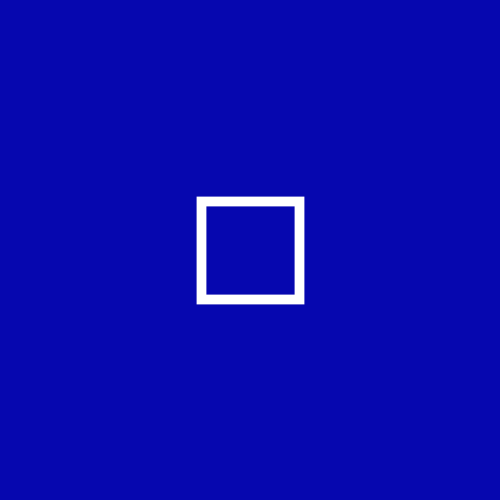
Frame 1 (no input)
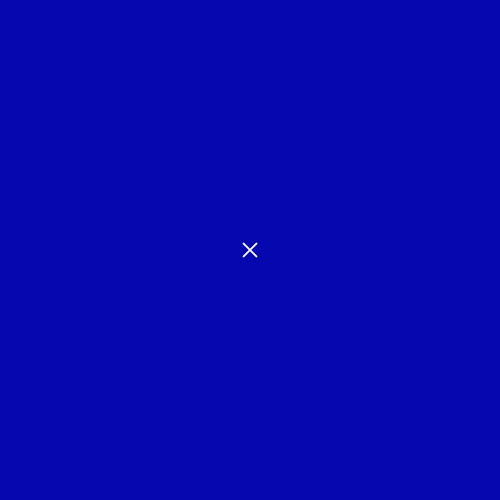
Frame 60 (the mouse pressed at the canvas centre just before this capture)
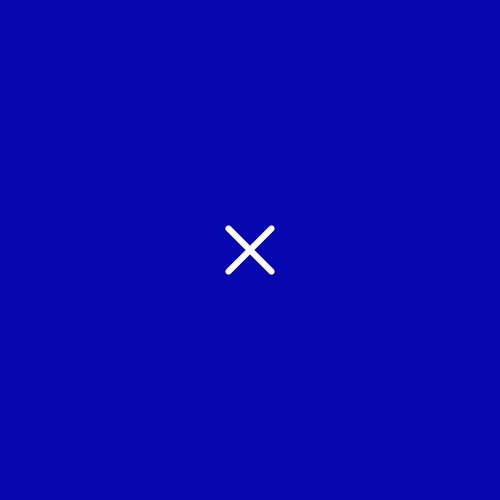
Frame 120 (the mouse held since frame 60 and released just before this capture)

The Processing sketch that drew these frames (run headless with seeded random() and noise(); from frame 60 on, the mouse is pressed at the canvas centre):

// Processing sketch: sketch_25112017
// ── sketch_25112017.pde
ArrayList<Shape>shapes = new ArrayList<Shape>();
boolean minus = false;
float size = 1;
boolean changeShape = false;
int num;

void setup(){
  size(500,500);
  smooth();
  stroke(255);
  noFill();
  strokeWeight(10);
  shapes.add(new Square());
  shapes.add(new Circle());
  shapes.add(new Triangle());
  shapes.add(new Cross());
}

void draw(){
  background(6,7,175);
  update();
  translate(width/2, height/2);
  scale(size);
  if(minus && size <= 0.1){
    changeShape = true;
    num = floor(random(0,4));
  }
  
  Shape s = shapes.get(num);
  s.display();
}

void update(){
  if(!minus){
    size-=0.02;
    if(size<= 0){
      minus = true;
    }
  } 
  if(minus){
    size+=0.02;
    if(size>= 1){
      minus = false;
    }
  } 
}
// ── Circle.pde
class Circle extends Shape{
  Circle(){
  
  }
  
  void display(){
    ellipse(0,0,100,100);
  }
}
// ── Cross.pde
class Cross extends Shape{
  Cross(){
  
  }
  
  void display(){
    pushMatrix();
    rotate(QUARTER_PI);
    line(-50,0,50,0);
    popMatrix();
    pushMatrix();
    rotate(-QUARTER_PI);
    line(-50,0,50,0);
    popMatrix();
  }
}  
// ── Shape.pde
class Shape{
  Shape(){}
  
  void display(){};
}
// ── Square.pde
class Square extends Shape{
  Square(){
  
  }
  
  void display(){
    rectMode(CENTER);
    rect(0,0,100,100);
  }
}
// ── Triangle.pde
class Triangle extends Shape{
  Triangle(){
  
  }
  
  void display(){
    pushMatrix();
    rotate(-HALF_PI);
    beginShape();
    for(int i = 0; i <= 3; i++){
      float angle = map(i,0,3, 0, TWO_PI);
      float x = 100 * cos(angle);
      float y = 100 * sin(angle);
      vertex(x,y);
    }
    endShape();
    popMatrix();
  }
}
